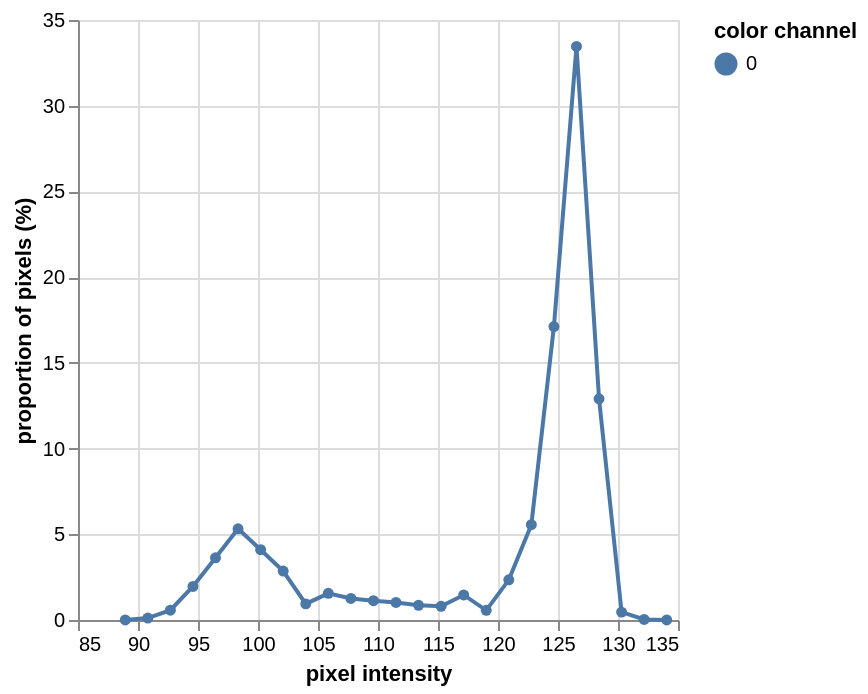

This figure's notebook cell:
### Code cell
# Thresholding: https://plantcv.org/tutorials/thresholding-67h77


# Importar librerías necesarias
import numpy as np
from plantcv import plantcv as pcv 
from plantcv.parallel import WorkflowInputs

# Nota: Si vas a correr esto como un script de Python (.py) normal y no en Jupyter, 
# la siguiente línea debe estar comentada (como está ahora). Si usas Jupyter, descoméntala.
# %matplotlib notebook

# Es importante más tarde hacer un parametro para ajusta el tamaño de la bandeja por columnas y filas

# --- Sección 1: Input/Output variables ---
args = WorkflowInputs(
    images=["GeminiConteo4.jpg"], # Asegúrate de que esta ruta sea correcta    
    names="image1",
    result="arabidopsis_results.json",
    outdir=".",
    writeimg=True,
    debug="plot", # Cambia a "None" si no quieres que se abran las ventanas de imágenes
    sample_label="genotype"
)

# Configurar parámetros globales de PlantCV
pcv.params.debug = args.debug
pcv.params.dpi = 100
pcv.params.text_size = 10
pcv.params.text_thickness = 20

# Leer la imagen
img, path, filename = pcv.readimage(filename=args.image1)

# --- Sección 2: Segmentar la planta del fondo ---
# (Opcional) Visualizar espacios de color
colorspaces = pcv.visualize.colorspaces(rgb_img=img, original_img=False)

# Convertir la imagen a escala de grises usando el canal 'a' (verde-magenta) de LAB
a = pcv.rgb2gray_lab(rgb_img=img, channel='a')

# (Opcional) Visualizar el histograma para revisar el umbral
hist = pcv.visualize.histogram(img=a, bins=25)

# Umbralización inversa para aislar las plantas oscuras (píxeles blancos = planta)
# a_thresh = pcv.threshold.binary(gray_img=a, threshold=110, object_type='dark')
# 'object_type="dark"' porque seguimos buscando la planta que es más oscura que el fondo brillante (si usas el canal 'a')
a_thresh = pcv.threshold.otsu(gray_img=a, object_type='dark')

### Figure 1 — Vega-Lite specification as saved in the notebook (floating-point values rounded to 4 significant figures)
{"config": {"view": {"continuousWidth": 300, "continuousHeight": 300}}, "data": {"name": "data-b592613e5548b65a84c2106dcb1c52bf"}, "mark": {"type": "line", "point": true}, "encoding": {"color": {"field": "color channel", "type": "nominal"}, "tooltip": [{"field": "pixel intensity", "type": "quantitative"}, {"field": "proportion of pixels (%)", "type": "quantitative"}], "x": {"field": "pixel intensity", "type": "quantitative"}, "y": {"field": "proportion of pixels (%)", "type": "quantitative"}}, "$schema": "https://vega.github.io/schema/vega-lite/v5.20.1.json", "datasets": {"data-b592613e5548b65a84c2106dcb1c52bf": [{"pixel intensity": 88.94, "proportion of pixels (%)": 0.005364, "hist_count": 39, "color channel": "0"}, {"pixel intensity": 90.82, "proportion of pixels (%)": 0.1109, "hist_count": 806, "color channel": "0"}, {"pixel intensity": 92.7, "proportion of pixels (%)": 0.5737, "hist_count": 4171, "color channel": "0"}, {"pixel intensity": 94.58, "proportion of pixels (%)": 1.956, "hist_count": 14219, "color channel": "0"}, {"pixel intensity": 96.46, "proportion of pixels (%)": 3.628, "hist_count": 26380, "color channel": "0"}, {"pixel intensity": 98.34, "proportion of pixels (%)": 5.322, "hist_count": 38696, "color channel": "0"}, {"pixel intensity": 100.2, "proportion of pixels (%)": 4.099, "hist_count": 29802, "color channel": "0"}, {"pixel intensity": 102.1, "proportion of pixels (%)": 2.853, "hist_count": 20739, "color channel": "0"}, {"pixel intensity": 104.0, "proportion of pixels (%)": 0.9408, "hist_count": 6840, "color channel": "0"}, {"pixel intensity": 105.9, "proportion of pixels (%)": 1.556, "hist_count": 11310, "color channel": "0"}, {"pixel intensity": 107.7, "proportion of pixels (%)": 1.255, "hist_count": 9124, "color channel": "0"}, {"pixel intensity": 109.6, "proportion of pixels (%)": 1.124, "hist_count": 8172, "color channel": "0"}, {"pixel intensity": 111.5, "proportion of pixels (%)": 1.022, "hist_count": 7431, "color channel": "0"}, {"pixel intensity": 113.4, "proportion of pixels (%)": 0.8597, "hist_count": 6250, "color channel": "0"}, {"pixel intensity": 115.3, "proportion of pixels (%)": 0.7967, "hist_count": 5792, "color channel": "0"}, {"pixel intensity": 117.1, "proportion of pixels (%)": 1.461, "hist_count": 10620, "color channel": "0"}, {"pixel intensity": 119.0, "proportion of pixels (%)": 0.5642, "hist_count": 4102, "color channel": "0"}, {"pixel intensity": 120.9, "proportion of pixels (%)": 2.343, "hist_count": 17034, "color channel": "0"}, {"pixel intensity": 122.8, "proportion of pixels (%)": 5.558, "hist_count": 40412, "color channel": "0"}, {"pixel intensity": 124.7, "proportion of pixels (%)": 17.12, "hist_count": 124437, "color channel": "0"}, {"pixel intensity": 126.5, "proportion of pixels (%)": 33.46, "hist_count": 243276, "color channel": "0"}, {"pixel intensity": 128.4, "proportion of pixels (%)": 12.9, "hist_count": 93812, "color channel": "0"}, {"pixel intensity": 130.3, "proportion of pixels (%)": 0.4599, "hist_count": 3344, "color channel": "0"}, {"pixel intensity": 132.2, "proportion of pixels (%)": 0.02985, "hist_count": 217, "color channel": "0"}, {"pixel intensity": 134.1, "proportion of pixels (%)": 0.002063, "hist_count": 15, "color channel": "0"}]}}
